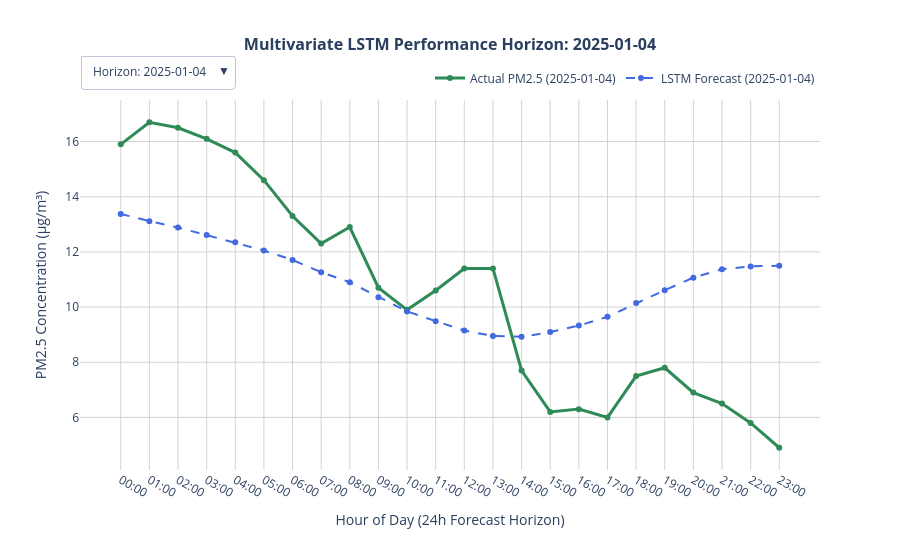

The notebook cell this image was saved under:
### Code cell
import plotly.graph_objects as go

model.eval()

sample_indices = [0, 50, 100, 150, 200, 250, 300, 350, 400, 450, 500, 550, 600]
num_samples = len(sample_indices)

# Initialize the master canvas
fig = go.Figure()

buttons = []

for idx, sample_idx in enumerate(sample_indices):
    
    raw_x = X_test[sample_idx]
    raw_y = y_test[sample_idx]
    
    tensor_x = torch.tensor(raw_x, dtype=torch.float32).unsqueeze(0).to(DEVICE)
    with torch.no_grad():
        scaled_pred = model(tensor_x).cpu().numpy().flatten()
        
    true_pred = inverse_transform_target(scaled_pred, scaler, TARGET_SCALER_IDX, N_FEATURES)
    true_actual = inverse_transform_target(raw_y, scaler, TARGET_SCALER_IDX, N_FEATURES)
    
    start_timestamp_idx = INPUT_WINDOW + sample_idx
    window_timestamps = df.loc["2025-01-01 00:00:00":"2025-01-31 23:00:00"].index[
        start_timestamp_idx : start_timestamp_idx + OUTPUT_WINDOW
    ]
    time_labels = [str(t).split()[1][:5] for t in window_timestamps]
    date_str = str(window_timestamps[0]).split()[0]
    
    fig.add_trace(go.Scatter(
        x=time_labels, y=true_actual,
        mode='lines+markers',
        name=f'Actual PM2.5 ({date_str})',
        line=dict(color='seagreen', width=3),
        visible=(idx == 0)
    ))
    
    fig.add_trace(go.Scatter(
        x=time_labels, y=true_pred,
        mode='lines+markers',
        name=f'LSTM Forecast ({date_str})',
        line=dict(color='royalblue', width=2, dash='dash'),
        visible=(idx == 0)
    ))
    
    visibility_mask = [False] * (num_samples * 2)
    visibility_mask[idx * 2] = True
    visibility_mask[idx * 2 + 1] = True
    
    buttons.append(dict(
        label=f"Horizon: {date_str}",
        method="update",
        args=[
            {"visible": visibility_mask},
            {"title": f"<b>Multivariate LSTM Performance Horizon: {date_str}</b>"} 
        ]
    ))

initial_date_str = str(df.loc["2025-01-01 00:00:00":"2025-01-31 23:00:00"].index[INPUT_WINDOW]).split()[0]

fig.update_layout(
    title=dict(
        text=f'<b>Multivariate LSTM Performance Horizon: {initial_date_str}</b>',
        x=0.5,
        font=dict(size=16)
    ),
    updatemenus=[
        dict(
            buttons=buttons,
            direction="down",
            pad={"r": 10, "t": 10},
            showactive=True,
            x=0.0,
            xanchor="left",
            y=1.15,
            yanchor="top"
        )
    ],
    xaxis=dict(title='Hour of Day (24h Forecast Horizon)', showgrid=True, gridcolor='lightgray'),
    yaxis=dict(title='PM2.5 Concentration (μg/m³)', showgrid=True, gridcolor='lightgray'),
    template='plotly_white',
    hovermode='x unified',
    height=550,
    width=900,
    legend=dict(
        orientation="h",
        yanchor="bottom",
        y=1.02,
        xanchor="right",
        x=1
    )
)

fig.show()

### Figure 1 — Plotly figure (JSON) as saved in the notebook; plotly's stock layout.template omitted (floating-point values rounded to 4 significant figures)
{"data": [{"line": {"color": "seagreen", "width": 3}, "mode": "lines+markers", "name": "Actual PM2.5 (2025-01-04)", "type": "scatter", "visible": true, "x": ["00:00", "01:00", "02:00", "03:00", "04:00", "05:00", "06:00", "07:00", "08:00", "09:00", "10:00", "11:00", "12:00", "13:00", "14:00", "15:00", "16:00", "17:00", "18:00", "19:00", "20:00", "21:00", "22:00", "23:00"], "y": [15.9, 16.7, 16.5, 16.1, 15.6, 14.6, 13.3, 12.3, 12.9, 10.7, 9.9, 10.6, 11.4, 11.4, 7.7, 6.2, 6.3, 6.0, 7.5, 7.8, 6.9, 6.5, 5.8, 4.9]}, {"line": {"color": "royalblue", "dash": "dash", "width": 2}, "mode": "lines+markers", "name": "LSTM Forecast (2025-01-04)", "type": "scatter", "visible": true, "x": ["00:00", "01:00", "02:00", "03:00", "04:00", "05:00", "06:00", "07:00", "08:00", "09:00", "10:00", "11:00", "12:00", "13:00", "14:00", "15:00", "16:00", "17:00", "18:00", "19:00", "20:00", "21:00", "22:00", "23:00"], "y": [13.38, 13.12, 12.89, 12.61, 12.35, 12.05, 11.71, 11.27, 10.9, 10.36, 9.843, 9.49, 9.149, 8.952, 8.922, 9.093, 9.328, 9.646, 10.14, 10.61, 11.07, 11.37, 11.47, 11.5]}, {"line": {"color": "seagreen", "width": 3}, "mode": "lines+markers", "name": "Actual PM2.5 (2025-01-06)", "type": "scatter", "visible": false, "x": ["02:00", "03:00", "04:00", "05:00", "06:00", "07:00", "08:00", "09:00", "10:00", "11:00", "12:00", "13:00", "14:00", "15:00", "16:00", "17:00", "18:00", "19:00", "20:00", "21:00", "22:00", "23:00", "00:00", "01:00"], "y": [3.1, 2.8, 1.7, 1.2, 1.1, 1.1, 1.1, 1.3, 1.6, 1.8, 1.8, 2.3, 2.3, 2.1, 2.1, 2.2, 2.9, 3.4, 3.5, 3.3, 3.0, 2.7, 2.4, 2.3]}, {"line": {"color": "royalblue", "dash": "dash", "width": 2}, "mode": "lines+markers", "name": "LSTM Forecast (2025-01-06)", "type": "scatter", "visible": false, "x": ["02:00", "03:00", "04:00", "05:00", "06:00", "07:00", "08:00", "09:00", "10:00", "11:00", "12:00", "13:00", "14:00", "15:00", "16:00", "17:00", "18:00", "19:00", "20:00", "21:00", "22:00", "23:00", "00:00", "01:00"], "y": [4.865, 4.815, 4.832, 4.861, 4.945, 5.033, 5.041, 5.046, 4.954, 4.803, 4.781, 4.791, 4.817, 4.977, 5.156, 5.444, 5.728, 5.936, 6.215, 6.398, 6.552, 6.543, 6.498, 6.398]}, {"line": {"color": "seagreen", "width": 3}, "mode": "lines+markers", "name": "Actual PM2.5 (2025-01-08)", "type": "scatter", "visible": false, "x": ["04:00", "05:00", "06:00", "07:00", "08:00", "09:00", "10:00", "11:00", "12:00", "13:00", "14:00", "15:00", "16:00", "17:00", "18:00", "19:00", "20:00", "21:00", "22:00", "23:00", "00:00", "01:00", "02:00", "03:00"], "y": [6.0, 6.3, 6.2, 6.9, 8.5, 10.0, 9.9, 9.3, 7.7, 6.8, 6.8, 7.1, 8.1, 9.5, 11.0, 12.6, 13.3, 12.9, 13.6, 13.8, 13.5, 12.8, 14.0, 14.5]}, {"line": {"color": "royalblue", "dash": "dash", "width": 2}, "mode": "lines+markers", "name": "LSTM Forecast (2025-01-08)", "type": "scatter", "visible": false, "x": ["04:00", "05:00", "06:00", "07:00", "08:00", "09:00", "10:00", "11:00", "12:00", "13:00", "14:00", "15:00", "16:00", "17:00", "18:00", "19:00", "20:00", "21:00", "22:00", "23:00", "00:00", "01:00", "02:00", "03:00"], "y": [6.892, 6.775, 6.707, 6.592, 6.456, 6.312, 6.115, 5.895, 5.716, 5.543, 5.563, 5.691, 5.919, 6.274, 6.635, 7.053, 7.37, 7.565, 7.745, 7.804, 7.842, 7.754, 7.654, 7.539]}, {"line": {"color": "seagreen", "width": 3}, "mode": "lines+markers", "name": "Actual PM2.5 (2025-01-10)", "type": "scatter", "visible": false, "x": ["06:00", "07:00", "08:00", "09:00", "10:00", "11:00", "12:00", "13:00", "14:00", "15:00", "16:00", "17:00", "18:00", "19:00", "20:00", "21:00", "22:00", "23:00", "00:00", "01:00", "02:00", "03:00", "04:00", "05:00"], "y": [12.1, 11.3, 10.4, 10.9, 11.2, 11.1, 11.3, 12.0, 12.3, 12.0, 11.5, 12.3, 14.2, 15.3, 19.2, 21.7, 22.1, 23.7, 22.8, 21.3, 21.5, 19.8, 18.8, 18.3]}, {"line": {"color": "royalblue", "dash": "dash", "width": 2}, "mode": "lines+markers", "name": "LSTM Forecast (2025-01-10)", "type": "scatter", "visible": false, "x": ["06:00", "07:00", "08:00", "09:00", "10:00", "11:00", "12:00", "13:00", "14:00", "15:00", "16:00", "17:00", "18:00", "19:00", "20:00", "21:00", "22:00", "23:00", "00:00", "01:00", "02:00", "03:00", "04:00", "05:00"], "y": [12.51, 12.12, 11.82, 11.41, 10.92, 10.39, 9.868, 9.316, 8.97, 8.667, 8.646, 8.895, 9.286, 9.801, 10.38, 11.0, 11.39, 11.64, 11.77, 11.73, 11.67, 11.46, 11.19, 10.97]}, {"line": {"color": "seagreen", "width": 3}, "mode": "lines+markers", "name": "Actual PM2.5 (2025-01-12)", "type": "scatter", "visible": false, "x": ["08:00", "09:00", "10:00", "11:00", "12:00", "13:00", "14:00", "15:00", "16:00", "17:00", "18:00", "19:00", "20:00", "21:00", "22:00", "23:00", "00:00", "01:00", "02:00", "03:00", "04:00", "05:00", "06:00", "07:00"], "y": [16.1, 15.0, 13.3, 10.2, 9.1, 8.7, 7.6, 6.8, 6.9, 7.3, 7.8, 7.9, 8.3, 8.5, 8.1, 7.3, 6.7, 5.9, 6.0, 5.8, 5.8, 6.1, 6.3, 6.0]}, {"line": {"color": "royalblue", "dash": "dash", "width": 2}, "mode": "lines+markers", "name": "LSTM Forecast (2025-01-12)", "type": "scatter", "visible": false, "x": ["08:00", "09:00", "10:00", "11:00", "12:00", "13:00", "14:00", "15:00", "16:00", "17:00", "18:00", "19:00", "20:00", "21:00", "22:00", "23:00", "00:00", "01:00", "02:00", "03:00", "04:00", "05:00", "06:00", "07:00"], "y": [16.47, 15.6, 14.86, 14.11, 13.46, 12.89, 12.51, 12.33, 12.5, 12.72, 13.18, 13.76, 14.28, 14.71, 14.99, 15.23, 15.24, 15.14, 14.98, 14.72, 14.49, 14.13, 13.68, 13.25]}, {"line": {"color": "seagreen", "width": 3}, "mode": "lines+markers", "name": "Actual PM2.5 (2025-01-14)", "type": "scatter", "visible": false, "x": ["10:00", "11:00", "12:00", "13:00", "14:00", "15:00", "16:00", "17:00", "18:00", "19:00", "20:00", "21:00", "22:00", "23:00", "00:00", "01:00", "02:00", "03:00", "04:00", "05:00", "06:00", "07:00", "08:00", "09:00"], "y": [9.8, 9.3, 8.2, 7.6, 7.3, 6.9, 7.6, 8.8, 9.9, 11.1, 12.1, 12.4, 12.0, 11.2, 10.3, 9.4, 9.3, 7.5, 7.2, 7.0, 6.9, 7.3, 7.9, 8.2]}, {"line": {"color": "royalblue", "dash": "dash", "width": 2}, "mode": "lines+markers", "name": "LSTM Forecast (2025-01-14)", "type": "scatter", "visible": false, "x": ["10:00", "11:00", "12:00", "13:00", "14:00", "15:00", "16:00", "17:00", "18:00", "19:00", "20:00", "21:00", "22:00", "23:00", "00:00", "01:00", "02:00", "03:00", "04:00", "05:00", "06:00", "07:00", "08:00", "09:00"], "y": [9.786, 9.312, 8.925, 8.588, 8.377, 8.278, 8.338, 8.568, 8.963, 9.344, 9.826, 10.24, 10.53, 10.7, 10.68, 10.65, 10.53, 10.35, 10.2, 10.07, 9.985, 9.802, 9.561, 9.286]}, {"line": {"color": "seagreen", "width": 3}, "mode": "lines+markers", "name": "Actual PM2.5 (2025-01-16)", "type": "scatter", "visible": false, "x": ["12:00", "13:00", "14:00", "15:00", "16:00", "17:00", "18:00", "19:00", "20:00", "21:00", "22:00", "23:00", "00:00", "01:00", "02:00", "03:00", "04:00", "05:00", "06:00", "07:00", "08:00", "09:00", "10:00", "11:00"], "y": [16.4, 16.4, 15.0, 12.7, 11.9, 12.4, 13.7, 15.9, 16.8, 15.5, 13.8, 17.2, 14.2, 12.7, 11.1, 10.9, 10.1, 10.4, 10.2, 11.0, 11.5, 11.4, 10.8, 10.0]}, {"line": {"color": "royalblue", "dash": "dash", "width": 2}, "mode": "lines+markers", "name": "LSTM Forecast (2025-01-16)", "type": "scatter", "visible": false, "x": ["12:00", "13:00", "14:00", "15:00", "16:00", "17:00", "18:00", "19:00", "20:00", "21:00", "22:00", "23:00", "00:00", "01:00", "02:00", "03:00", "04:00", "05:00", "06:00", "07:00", "08:00", "09:00", "10:00", "11:00"], "y": [15.74, 15.08, 14.65, 14.42, 14.59, 14.85, 15.16, 15.68, 16.3, 16.66, 17.02, 17.26, 17.28, 17.19, 16.85, 16.56, 16.23, 15.83, 15.41, 14.94, 14.48, 13.91, 13.2, 12.56]}, {"line": {"color": "seagreen", "width": 3}, "mode": "lines+markers", "name": "Actual PM2.5 (2025-01-18)", "type": "scatter", "visible": false, "x": ["14:00", "15:00", "16:00", "17:00", "18:00", "19:00", "20:00", "21:00", "22:00", "23:00", "00:00", "01:00", "02:00", "03:00", "04:00", "05:00", "06:00", "07:00", "08:00", "09:00", "10:00", "11:00", "12:00", "13:00"], "y": [11.7, 10.9, 11.2, 16.0, 17.8, 19.7, 21.6, 23.1, 22.6, 22.1, 20.6, 22.2, 22.7, 22.8, 23.9, 22.3, 18.9, 15.7, 15.4, 15.5, 15.4, 15.6, 16.8, 14.8]}, {"line": {"color": "royalblue", "dash": "dash", "width": 2}, "mode": "lines+markers", "name": "LSTM Forecast (2025-01-18)", "type": "scatter", "visible": false, "x": ["14:00", "15:00", "16:00", "17:00", "18:00", "19:00", "20:00", "21:00", "22:00", "23:00", "00:00", "01:00", "02:00", "03:00", "04:00", "05:00", "06:00", "07:00", "08:00", "09:00", "10:00", "11:00", "12:00", "13:00"], "y": [13.19, 13.03, 13.09, 13.28, 13.77, 14.19, 14.53, 14.97, 15.37, 15.49, 15.62, 15.68, 15.61, 15.47, 15.12, 14.81, 14.46, 13.99, 13.49, 12.96, 12.46, 11.92, 11.35, 10.92]}, {"line": {"color": "seagreen", "width": 3}, "mode": "lines+markers", "name": "Actual PM2.5 (2025-01-20)", "type": "scatter", "visible": false, "x": ["16:00", "17:00", "18:00", "19:00", "20:00", "21:00", "22:00", "23:00", "00:00", "01:00", "02:00", "03:00", "04:00", "05:00", "06:00", "07:00", "08:00", "09:00", "10:00", "11:00", "12:00", "13:00", "14:00", "15:00"], "y": [9.0, 9.8, 10.7, 12.4, 13.2, 14.8, 16.0, 16.4, 15.7, 16.4, 16.4, 15.8, 15.5, 16.1, 15.5, 16.0, 17.3, 19.0, 19.4, 20.7, 21.4, 20.6, 18.8, 17.4]}, {"line": {"color": "royalblue", "dash": "dash", "width": 2}, "mode": "lines+markers", "name": "LSTM Forecast (2025-01-20)", "type": "scatter", "visible": false, "x": ["16:00", "17:00", "18:00", "19:00", "20:00", "21:00", "22:00", "23:00", "00:00", "01:00", "02:00", "03:00", "04:00", "05:00", "06:00", "07:00", "08:00", "09:00", "10:00", "11:00", "12:00", "13:00", "14:00", "15:00"], "y": [9.311, 9.55, 9.964, 10.45, 11.12, 11.63, 11.98, 12.34, 12.57, 12.56, 12.59, 12.58, 12.53, 12.46, 12.21, 11.98, 11.7, 11.26, 10.78, 10.27, 9.807, 9.377, 8.975, 8.736]}, {"line": {"color": "seagreen", "width": 3}, "mode": "lines+markers", "name": "Actual PM2.5 (2025-01-22)", "type": "scatter", "visible": false, "x": ["18:00", "19:00", "20:00", "21:00", "22:00", "23:00", "00:00", "01:00", "02:00", "03:00", "04:00", "05:00", "06:00", "07:00", "08:00", "09:00", "10:00", "11:00", "12:00", "13:00", "14:00", "15:00", "16:00", "17:00"], "y": [17.8, 22.2, 25.9, 24.6, 23.5, 21.9, 20.0, 18.9, 15.5, 11.7, 11.2, 6.2, 3.9, 3.5, 3.2, 2.5, 2.3, 1.9, 1.7, 1.7, 2.6, 3.1, 3.3, 3.4]}, {"line": {"color": "royalblue", "dash": "dash", "width": 2}, "mode": "lines+markers", "name": "LSTM Forecast (2025-01-22)", "type": "scatter", "visible": false, "x": ["18:00", "19:00", "20:00", "21:00", "22:00", "23:00", "00:00", "01:00", "02:00", "03:00", "04:00", "05:00", "06:00", "07:00", "08:00", "09:00", "10:00", "11:00", "12:00", "13:00", "14:00", "15:00", "16:00", "17:00"], "y": [14.73, 15.13, 15.63, 16.07, 16.59, 16.83, 16.87, 16.91, 16.89, 16.63, 16.37, 16.18, 15.9, 15.57, 15.03, 14.47, 13.86, 13.18, 12.55, 12.04, 11.7, 11.48, 11.31, 11.38]}, {"line": {"color": "seagreen", "width": 3}, "mode": "lines+markers", "name": "Actual PM2.5 (2025-01-24)", "type": "scatter", "visible": false, "x": ["20:00", "21:00", "22:00", "23:00", "00:00", "01:00", "02:00", "03:00", "04:00", "05:00", "06:00", "07:00", "08:00", "09:00", "10:00", "11:00", "12:00", "13:00", "14:00", "15:00", "16:00", "17:00", "18:00", "19:00"], "y": [4.1, 4.9, 5.0, 5.2, 4.6, 3.1, 3.2, 3.7, 5.2, 4.6, 4.7, 4.9, 5.1, 5.3, 5.0, 4.5, 4.3, 3.7, 3.2, 3.7, 4.1, 5.0, 6.9, 7.6]}, {"line": {"color": "royalblue", "dash": "dash", "width": 2}, "mode": "lines+markers", "name": "LSTM Forecast (2025-01-24)", "type": "scatter", "visible": false, "x": ["20:00", "21:00", "22:00", "23:00", "00:00", "01:00", "02:00", "03:00", "04:00", "05:00", "06:00", "07:00", "08:00", "09:00", "10:00", "11:00", "12:00", "13:00", "14:00", "15:00", "16:00", "17:00", "18:00", "19:00"], "y": [5.105, 5.187, 5.284, 5.345, 5.417, 5.475, 5.471, 5.539, 5.519, 5.452, 5.506, 5.543, 5.508, 5.503, 5.412, 5.362, 5.305, 5.205, 5.255, 5.343, 5.484, 5.576, 5.724, 5.848]}, {"line": {"color": "seagreen", "width": 3}, "mode": "lines+markers", "name": "Actual PM2.5 (2025-01-26)", "type": "scatter", "visible": false, "x": ["22:00", "23:00", "00:00", "01:00", "02:00", "03:00", "04:00", "05:00", "06:00", "07:00", "08:00", "09:00", "10:00", "11:00", "12:00", "13:00", "14:00", "15:00", "16:00", "17:00", "18:00", "19:00", "20:00", "21:00"], "y": [3.0, 2.4, 1.7, 1.7, 2.8, 2.9, 2.7, 3.2, 2.9, 3.2, 2.8, 3.0, 2.9, 2.7, 2.6, 2.6, 2.7, 2.6, 2.7, 2.9, 3.3, 3.3, 3.6, 3.8]}, {"line": {"color": "royalblue", "dash": "dash", "width": 2}, "mode": "lines+markers", "name": "LSTM Forecast (2025-01-26)", "type": "scatter", "visible": false, "x": ["22:00", "23:00", "00:00", "01:00", "02:00", "03:00", "04:00", "05:00", "06:00", "07:00", "08:00", "09:00", "10:00", "11:00", "12:00", "13:00", "14:00", "15:00", "16:00", "17:00", "18:00", "19:00", "20:00", "21:00"], "y": [4.813, 4.775, 4.774, 4.773, 4.842, 4.942, 4.986, 5.096, 5.096, 5.033, 5.077, 5.083, 5.017, 5.018, 4.975, 5.021, 5.09, 5.132, 5.329, 5.531, 5.753, 5.861, 5.964, 5.987]}, {"line": {"color": "seagreen", "width": 3}, "mode": "lines+markers", "name": "Actual PM2.5 (2025-01-29)", "type": "scatter", "visible": false, "x": ["00:00", "01:00", "02:00", "03:00", "04:00", "05:00", "06:00", "07:00", "08:00", "09:00", "10:00", "11:00", "12:00", "13:00", "14:00", "15:00", "16:00", "17:00", "18:00", "19:00", "20:00", "21:00", "22:00", "23:00"], "y": [3.9, 3.9, 4.0, 4.0, 4.0, 3.9, 4.1, 4.5, 5.2, 5.8, 6.1, 5.6, 4.3, 3.8, 5.4, 5.8, 4.7, 4.3, 5.0, 5.6, 5.7, 5.9, 5.9, 5.7]}, {"line": {"color": "royalblue", "dash": "dash", "width": 2}, "mode": "lines+markers", "name": "LSTM Forecast (2025-01-29)", "type": "scatter", "visible": false, "x": ["00:00", "01:00", "02:00", "03:00", "04:00", "05:00", "06:00", "07:00", "08:00", "09:00", "10:00", "11:00", "12:00", "13:00", "14:00", "15:00", "16:00", "17:00", "18:00", "19:00", "20:00", "21:00", "22:00", "23:00"], "y": [4.896, 4.822, 4.793, 4.781, 4.85, 4.959, 5.013, 5.107, 5.098, 5.018, 5.041, 5.033, 4.969, 4.993, 4.999, 5.113, 5.257, 5.371, 5.624, 5.857, 6.09, 6.184, 6.245, 6.215]}], "layout": {"height": 550, "hovermode": "x unified", "legend": {"orientation": "h", "x": 1, "xanchor": "right", "y": 1.02, "yanchor": "bottom"}, "title": {"font": {"size": 16}, "text": "<b>Multivariate LSTM Performance Horizon: 2025-01-04</b>", "x": 0.5}, "updatemenus": [{"buttons": [{"args": [{"visible": [true, true, false, false, false, false, false, false, false, false, false, false, false, false, false, false, false, false, false, false, false, false, false, false, false, false]}, {"title": "<b>Multivariate LSTM Performance Horizon: 2025-01-04</b>"}], "label": "Horizon: 2025-01-04", "method": "update"}, {"args": [{"visible": [false, false, true, true, false, false, false, false, false, false, false, false, false, false, false, false, false, false, false, false, false, false, false, false, false, false]}, {"title": "<b>Multivariate LSTM Performance Horizon: 2025-01-06</b>"}], "label": "Horizon: 2025-01-06", "method": "update"}, {"args": [{"visible": [false, false, false, false, true, true, false, false, false, false, false, false, false, false, false, false, false, false, false, false, false, false, false, false, false, false]}, {"title": "<b>Multivariate LSTM Performance Horizon: 2025-01-08</b>"}], "label": "Horizon: 2025-01-08", "method": "update"}, {"args": [{"visible": [false, false, false, false, false, false, true, true, false, false, false, false, false, false, false, false, false, false, false, false, false, false, false, false, false, false]}, {"title": "<b>Multivariate LSTM Performance Horizon: 2025-01-10</b>"}], "label": "Horizon: 2025-01-10", "method": "update"}, {"args": [{"visible": [false, false, false, false, false, false, false, false, true, true, false, false, false, false, false, false, false, false, false, false, false, false, false, false, false, false]}, {"title": "<b>Multivariate LSTM Performance Horizon: 2025-01-12</b>"}], "label": "Horizon: 2025-01-12", "method": "update"}, {"args": [{"visible": [false, false, false, false, false, false, false, false, false, false, true, true, false, false, false, false, false, false, false, false, false, false, false, false, false, false]}, {"title": "<b>Multivariate LSTM Performance Horizon: 2025-01-14</b>"}], "label": "Horizon: 2025-01-14", "method": "update"}, {"args": [{"visible": [false, false, false, false, false, false, false, false, false, false, false, false, true, true, false, false, false, false, false, false, false, false, false, false, false, false]}, {"title": "<b>Multivariate LSTM Performance Horizon: 2025-01-16</b>"}], "label": "Horizon: 2025-01-16", "method": "update"}, {"args": [{"visible": [false, false, false, false, false, false, false, false, false, false, false, false, false, false, true, true, false, false, false, false, false, false, false, false, false, false]}, {"title": "<b>Multivariate LSTM Performance Horizon: 2025-01-18</b>"}], "label": "Horizon: 2025-01-18", "method": "update"}, {"args": [{"visible": [false, false, false, false, false, false, false, false, false, false, false, false, false, false, false, false, true, true, false, false, false, false, false, false, false, false]}, {"title": "<b>Multivariate LSTM Performance Horizon: 2025-01-20</b>"}], "label": "Horizon: 2025-01-20", "method": "update"}, {"args": [{"visible": [false, false, false, false, false, false, false, false, false, false, false, false, false, false, false, false, false, false, true, true, false, false, false, false, false, false]}, {"title": "<b>Multivariate LSTM Performance Horizon: 2025-01-22</b>"}], "label": "Horizon: 2025-01-22", "method": "update"}, {"args": [{"visible": [false, false, false, false, false, false, false, false, false, false, false, false, false, false, false, false, false, false, false, false, true, true, false, false, false, false]}, {"title": "<b>Multivariate LSTM Performance Horizon: 2025-01-24</b>"}], "label": "Horizon: 2025-01-24", "method": "update"}, {"args": [{"visible": [false, false, false, false, false, false, false, false, false, false, false, false, false, false, false, false, false, false, false, false, false, false, true, true, false, false]}, {"title": "<b>Multivariate LSTM Performance Horizon: 2025-01-26</b>"}], "label": "Horizon: 2025-01-26", "method": "update"}, {"args": [{"visible": [false, false, false, false, false, false, false, false, false, false, false, false, false, false, false, false, false, false, false, false, false, false, false, false, true, true]}, {"title": "<b>Multivariate LSTM Performance Horizon: 2025-01-29</b>"}], "label": "Horizon: 2025-01-29", "method": "update"}], "direction": "down", "pad": {"r": 10, "t": 10}, "showactive": true, "x": 0, "xanchor": "left", "y": 1.15, "yanchor": "top"}], "width": 900, "xaxis": {"gridcolor": "lightgray", "showgrid": true, "title": {"text": "Hour of Day (24h Forecast Horizon)"}}, "yaxis": {"gridcolor": "lightgray", "showgrid": true, "title": {"text": "PM2.5 Concentration (μg/m³)"}}}}
